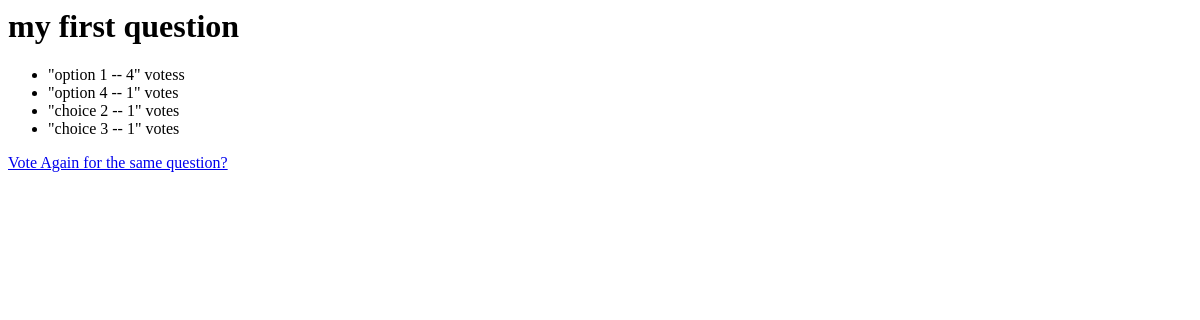
/polls/1/results/, run on an earlier commit of the app's database.
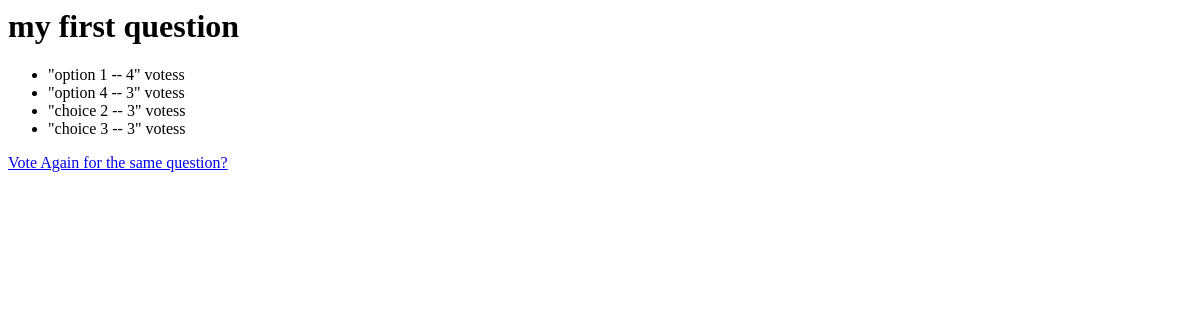
And on a later commit of the database.
### apps/polls/models.py (models this page shows, shortened)
class Question(models.Model):
	question_text = models.CharField(max_length=200)
	pub_date = models.DateTimeField('date published')

class Choice(models.Model):
	question = models.ForeignKey(Question)
	choice_text = models.CharField(max_length=200)
	votes = models.IntegerField(default=0)

### apps/polls/views.py (the view)
# urls.py: url(r'^(?P<pk>\d+)/results/$',views.ResultsView.as_view(),name='results'),
class ResultsView(generic.DetailView):
    model = Question
    template_name = 'polls/results.html'

### apps/polls/templates/polls/results.html
<h1>{{ question.question_text }}</h1>
<ul>
{%for choice in question.choice_set.all%}
	<li>"{{ choice.choice_text }} -- {{ choice.votes  }}" votes{{choice.votes|pluralize}}</li>
{%endfor%}
</ul>
<a href="{%url 'polls:detail' question.id%}">Vote Again for the same question?</a>

What changed in the data, as far as the page shows it:
changed Choice "option 4": votes "1" → "3"
changed Choice "choice 2": votes "1" → "3"
changed Choice "choice 3": votes "1" → "3"
